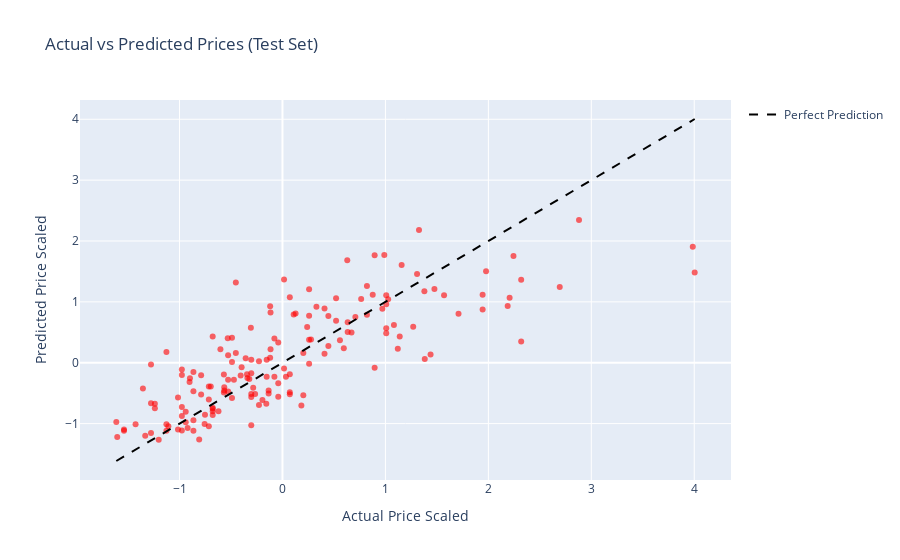

Notebook cell for this chart:
### Code cell
fig_test = px.scatter(
    x=y_test, 
    y=y_pred_test,
    opacity=0.6,
    color_discrete_sequence=["red"], 
    labels={"x": "Actual Price Scaled", "y": "Predicted Price Scaled"},
    title="Actual vs Predicted Prices (Test Set)"
)

# Add perfect prediction line
fig_test.add_trace(
    go.Scatter(
        x=[y_test.min(), y_test.max()],
        y=[y_test.min(), y_test.max()],
        mode="lines",
        line=dict(color="black", dash="dash"),
        name="Perfect Prediction"
    )
)

### Figure 1 — Plotly figure (JSON) as saved in the notebook; plotly's stock layout.template omitted (floating-point values rounded to 4 significant figures; data arrays with more than 128 entries replaced by an {"elided": "..."} marker saying what was removed)
{"data": [{"hovertemplate": "Actual Price Scaled=%{x}<br>Predicted Price Scaled=%{y}<extra></extra>", "legendgroup": "", "marker": {"color": "red", "opacity": 0.6, "symbol": "circle"}, "mode": "markers", "name": "", "orientation": "v", "showlegend": false, "type": "scatter", "x": {"elided": "164 float values"}, "xaxis": "x", "y": {"elided": "164 float values"}, "yaxis": "y"}, {"line": {"color": "black", "dash": "dash"}, "mode": "lines", "name": "Perfect Prediction", "type": "scatter", "x": [-1.614, 4.004], "y": [-1.614, 4.004]}], "layout": {"legend": {"tracegroupgap": 0}, "title": {"text": "Actual vs Predicted Prices (Test Set)"}, "xaxis": {"anchor": "y", "domain": [0, 1], "title": {"text": "Actual Price Scaled"}}, "yaxis": {"anchor": "x", "domain": [0, 1], "title": {"text": "Predicted Price Scaled"}}}}
